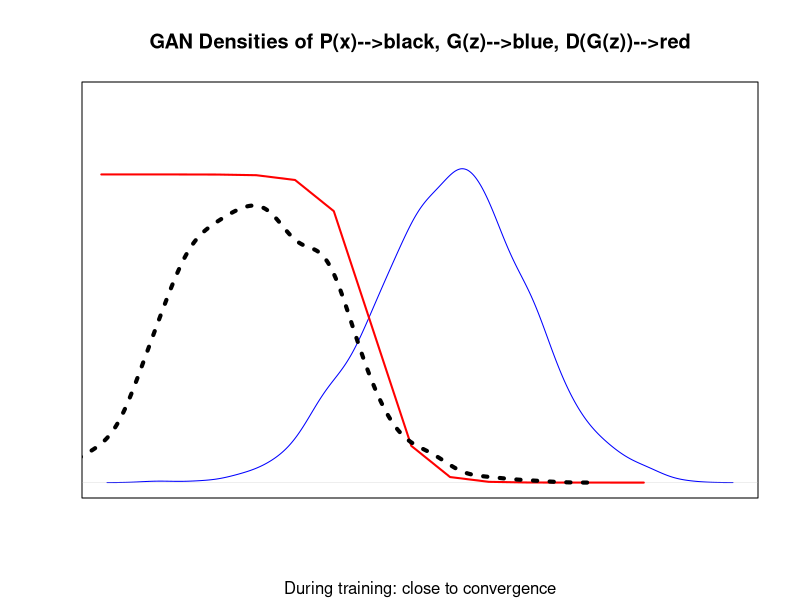
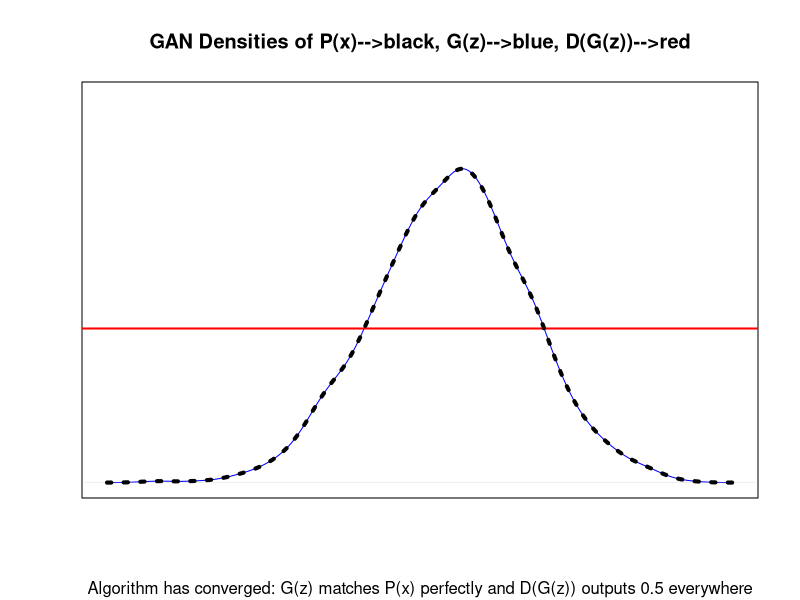

These charts were generated, in order, by the following R code:
## ---- chunk 1
knitr::opts_chunk$set(echo = TRUE)
## ---- chunk 2

set.seed(123456)


p_data = rnorm(1000,0,2)


plot(density(p_data),col="blue",ylim=c(0,0.25),main="GAN Densities of P(x)-->black, G(z)-->blue, D(G(z))-->red",xaxt="n",yaxt="n",xlab="",ylab="",sub="During training: close to convergence")

p_gen = tanh(-7:7)

lines(x=-9:5,y=rev(0.1+(p_gen/10)),col="red",lwd=2)

lines(density(rnorm(1000,-5,2)),lwd=4,lty="dotted")
## ---- chunk 3

set.seed(123456)


p_data = rnorm(1000,0,2)


plot(density(p_data),col="blue",ylim=c(0,0.25),main="GAN Densities of P(x)-->black, G(z)-->blue, D(G(z))-->red",xaxt="n",yaxt="n",xlab="",ylab="",sub="Algorithm has converged: G(z) matches P(x) perfectly and D(G(z)) outputs 0.5 everywhere")

abline(h=0.1,col="red",lwd=2)

set.seed(123456)

lines(density(rnorm(1000,0,2)),lwd=4,lty="dotted")
